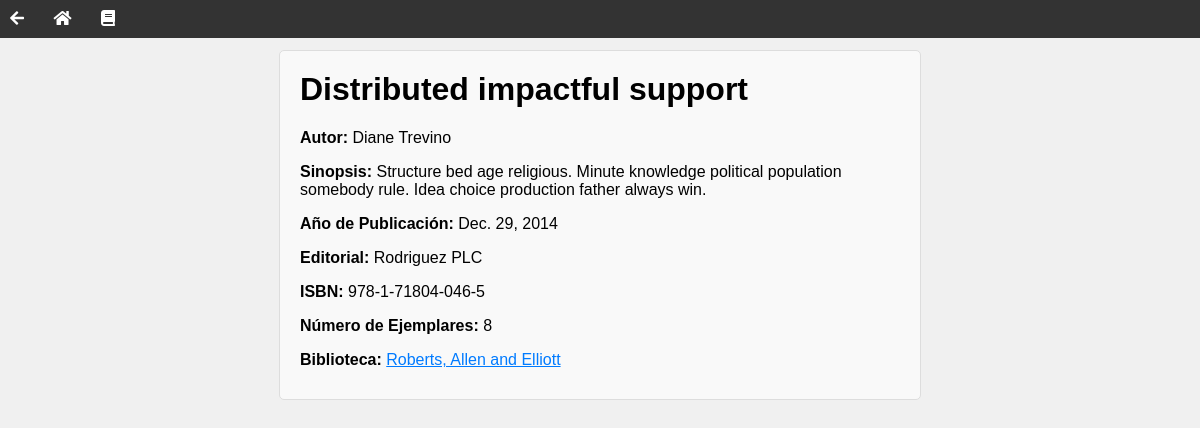
Page /libros/152/ on the committed database.
### biblioteca/models.py (models this page shows, shortened)
class Libro(models.Model):
    titulo = models.CharField(max_length=200)
    autor = models.CharField(max_length=100)
    sinopsis = models.TextField()
    anio_publicacion = models.DateField()
    editorial = models.CharField(max_length=100)
    isbn = models.CharField(max_length=17, help_text="Formato: 0-7645-2641-3")
    num_ejemplares = models.IntegerField()
    biblioteca = models.ForeignKey(Biblioteca, on_delete=models.CASCADE)

class Biblioteca(models.Model):
    nombre = models.CharField(max_length=100)
    direccion = models.CharField(max_length=200, help_text="Debe contener un número al final")
    ciudad = models.CharField(max_length=100)
    horario_apertura = models.TimeField()
    horario_cierre = models.TimeField()
    fecha_fundacion = models.DateField()
    normas = models.FileField(upload_to='normas/', null=True, blank=True)
    def __str__(self):
        return self.nombre

### biblioteca/views.py (the view)
# urls.py: path("libros/<int:libro_id>/", views.libro_detail, name="libro_detail"),
def libro_detail(request, libro_id):
    libro = repository.get_libro(libro_id)
    return render(request, "libro_detail.html", {"libro": libro})

### biblioteca/service.py (called while the page is built)
    def get_libro(self, libro_id):
        return Libro.objects.get(id=libro_id)

### biblioteca/templates/libro_detail.html
{% extends "base.html" %}
{% block content %}
<div class="libro-detail-container">
    <h1 class="libro-detail-title">{{ libro.titulo }}</h1>
    <p class="libro-detail-info"><strong>Autor:</strong> {{ libro.autor }}</p>
    <p class="libro-detail-info"><strong>Sinopsis:</strong> {{ libro.sinopsis }}</p>
    <p class="libro-detail-info"><strong>Año de Publicación:</strong> {{ libro.anio_publicacion }}</p>
    <p class="libro-detail-info"><strong>Editorial:</strong> {{ libro.editorial }}</p>
    <p class="libro-detail-info"><strong>ISBN:</strong> {{ libro.isbn }}</p>
    <p class="libro-detail-info"><strong>Número de Ejemplares:</strong> {{ libro.num_ejemplares }}</p>
    <p class="libro-detail-info"><strong>Biblioteca:</strong> <a href="{% url 'biblioteca_detail' libro.biblioteca.pk %}" class="libro-detail-biblioteca-link">{{ libro.biblioteca }}</a></p>
</div>
{% endblock %}

### biblioteca/static/styles.css (style rules this page uses)
body { font-family: Arial, sans-serif; margin: 0; padding: 0; background-color: #f0f0f0; }
.libro-detail-container { max-width: 600px; margin: 0 auto; padding: 20px; background-color: #f9f9f9; border: 1px solid #ddd; border-radius: 5px; }
.libro-detail-title { margin-top: 0; }
.libro-detail-info { margin-bottom: 10px; }
.libro-detail-biblioteca-link { color: #007bff; }

### rows in the picture
Libro: titulo "Distributed impactful support", autor "Diane Trevino", sinopsis "Structure bed age religious. Minute knowledge political population somebody rule. Idea choice production father always win.", anio_publicacion "Dec. 29, 2014", editorial "Rodriguez PLC", isbn "978-1-71804-046-5", num_ejemplares "8", biblioteca "Roberts, Allen and Elliott"
